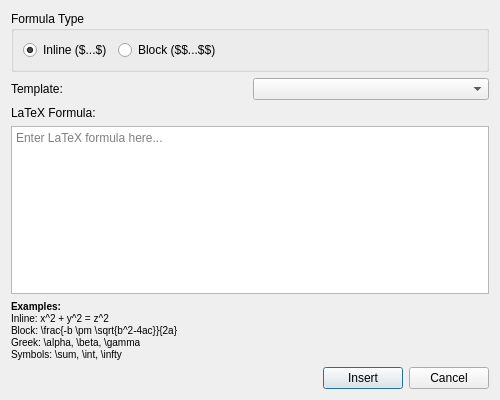
<?xml version="1.0" encoding="UTF-8"?>
<ui version="4.0">
 <class>FormulaDialog</class>
 <widget class="QDialog" name="FormulaDialog">
  <property name="geometry">
   <rect>
    <x>0</x>
    <y>0</y>
    <width>500</width>
    <height>400</height>
   </rect>
  </property>
  <property name="minimumSize">
   <size>
    <width>500</width>
    <height>400</height>
   </size>
  </property>
  <property name="windowTitle">
   <string>Insert LaTeX Formula</string>
  </property>
  <layout class="QVBoxLayout" name="verticalLayout">
   <item>
    <widget class="QGroupBox" name="typeGroup">
     <property name="title">
      <string>Formula Type</string>
     </property>
     <layout class="QHBoxLayout" name="horizontalLayout">
      <item>
       <widget class="QRadioButton" name="inlineRadio">
        <property name="text">
         <string>Inline ($...$)</string>
        </property>
        <property name="checked">
         <bool>true</bool>
        </property>
       </widget>
      </item>
      <item>
       <widget class="QRadioButton" name="blockRadio">
        <property name="text">
         <string>Block ($$...$$)</string>
        </property>
       </widget>
      </item>
      <item>
       <spacer name="horizontalSpacer">
        <property name="orientation">
         <enum>Qt::Horizontal</enum>
        </property>
        <property name="sizeHint" stdset="0">
         <size>
          <width>40</width>
          <height>20</height>
         </size>
        </property>
       </spacer>
      </item>
     </layout>
    </widget>
   </item>
   <item>
    <layout class="QHBoxLayout" name="templateLayout">
     <item>
      <widget class="QLabel" name="templateLabel">
       <property name="text">
        <string>Template:</string>
       </property>
      </widget>
     </item>
     <item>
      <widget class="QComboBox" name="templateCombo"/>
     </item>
    </layout>
   </item>
   <item>
    <widget class="QLabel" name="formulaLabel">
     <property name="text">
      <string>LaTeX Formula:</string>
     </property>
    </widget>
   </item>
   <item>
    <widget class="QTextEdit" name="formulaEdit">
     <property name="placeholderText">
      <string>Enter LaTeX formula here...</string>
     </property>
    </widget>
   </item>
   <item>
    <widget class="QLabel" name="infoLabel">
     <property name="text">
      <string>&lt;small&gt;&lt;b&gt;Examples:&lt;/b&gt;&lt;br&gt;Inline: x^2 + y^2 = z^2&lt;br&gt;Block: \frac{-b \pm \sqrt{b^2-4ac}}{2a}&lt;br&gt;Greek: \alpha, \beta, \gamma&lt;br&gt;Symbols: \sum, \int, \infty&lt;/small&gt;</string>
     </property>
     <property name="textFormat">
      <enum>Qt::RichText</enum>
     </property>
     <property name="wordWrap">
      <bool>true</bool>
     </property>
    </widget>
   </item>
   <item>
    <layout class="QHBoxLayout" name="buttonLayout">
     <item>
      <spacer name="horizontalSpacer_2">
       <property name="orientation">
        <enum>Qt::Horizontal</enum>
       </property>
       <property name="sizeHint" stdset="0">
        <size>
         <width>40</width>
         <height>20</height>
        </size>
       </property>
      </spacer>
     </item>
     <item>
      <widget class="QPushButton" name="insertButton">
       <property name="text">
        <string>Insert</string>
       </property>
       <property name="default">
        <bool>true</bool>
       </property>
      </widget>
     </item>
     <item>
      <widget class="QPushButton" name="cancelButton">
       <property name="text">
        <string>Cancel</string>
       </property>
      </widget>
     </item>
    </layout>
   </item>
  </layout>
 </widget>
 <resources/>
 <connections>
  <connection>
   <sender>insertButton</sender>
   <signal>clicked()</signal>
   <receiver>FormulaDialog</receiver>
   <slot>accept()</slot>
   <hints>
    <hint type="sourcelabel">
     <x>399</x>
     <y>369</y>
    </hint>
    <hint type="destinationlabel">
     <x>250</x>
     <y>199</y>
    </hint>
   </hints>
  </connection>
  <connection>
   <sender>cancelButton</sender>
   <signal>clicked()</signal>
   <receiver>FormulaDialog</receiver>
   <slot>reject()</slot>
   <hints>
    <hint type="sourcelabel">
     <x>469</x>
     <y>369</y>
    </hint>
    <hint type="destinationlabel">
     <x>250</x>
     <y>199</y>
    </hint>
   </hints>
  </connection>
 </connections>
</ui>
